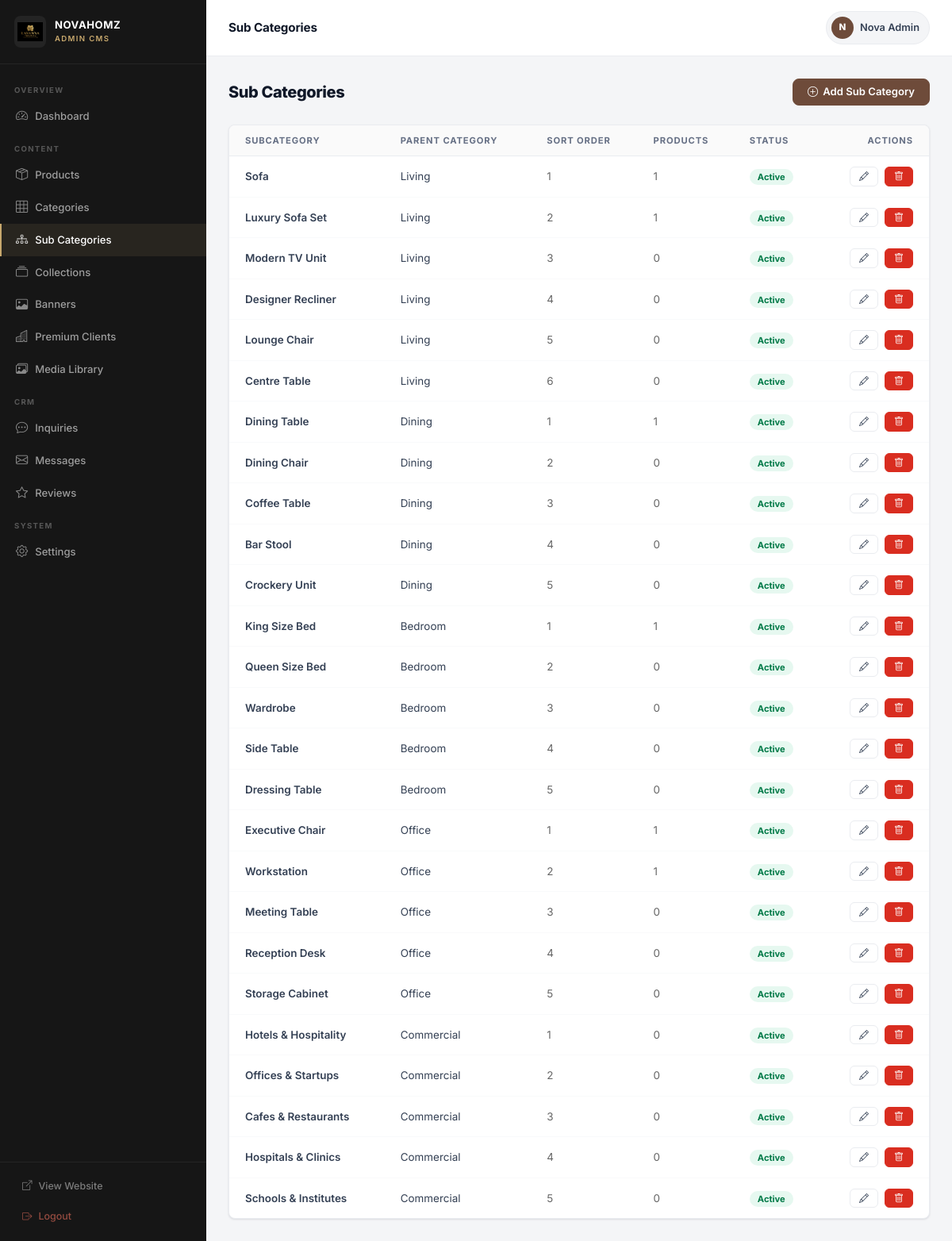
Screenshot of /admin/subcategories/index.php (signed in) with the database file from the repository.
### tables this page shows
CREATE TABLE `subcategories` (
  `id`          INT UNSIGNED NOT NULL AUTO_INCREMENT,
  `category_id` INT UNSIGNED NOT NULL,
  `name`        VARCHAR(100) NOT NULL,
  `slug`        VARCHAR(120) NOT NULL UNIQUE,
  `description` TEXT DEFAULT NULL,
  `sort_order`  INT NOT NULL DEFAULT 0,
  `is_active`   TINYINT(1) NOT NULL DEFAULT 1,
  `created_at`  DATETIME NOT NULL DEFAULT CURRENT_TIMESTAMP,
  PRIMARY KEY (`id`),
  INDEX `idx_slug` (`slug`),
  INDEX `idx_cat` (`category_id`),
  CONSTRAINT `fk_subcat_cat` FOREIGN KEY (`category_id`) REFERENCES `categories`(`id`) ON DELETE CASCADE
);

CREATE TABLE `categories` (
  `id`          INT UNSIGNED NOT NULL AUTO_INCREMENT,
  `name`        VARCHAR(100) NOT NULL,
  `slug`        VARCHAR(120) NOT NULL UNIQUE,
  `description` TEXT DEFAULT NULL,
  `image`       VARCHAR(255) DEFAULT NULL,
  `icon`        VARCHAR(50) DEFAULT NULL,
  `sort_order`  INT NOT NULL DEFAULT 0,
  `is_active`   TINYINT(1) NOT NULL DEFAULT 1,
  `show_in_nav` TINYINT(1) NOT NULL DEFAULT 1,
  `meta_title`  VARCHAR(255) DEFAULT NULL,
  `meta_desc`   TEXT DEFAULT NULL,
  `created_at`  DATETIME NOT NULL DEFAULT CURRENT_TIMESTAMP,
  `updated_at`  DATETIME NOT NULL DEFAULT CURRENT_TIMESTAMP ON UPDATE CURRENT_TIMESTAMP,
  PRIMARY KEY (`id`),
  INDEX `idx_slug` (`slug`),
  INDEX `idx_active` (`is_active`)
);

### admin/subcategories/index.php (the view, shortened to what this page needs)
<?php
$db = getDB();
$subcategories = $db->query(
    "SELECT sc.*, c.name AS category_name,
            (SELECT COUNT(*) FROM products p WHERE p.subcategory_id = sc.id) AS product_count
     FROM subcategories sc
     LEFT JOIN categories c ON c.id = sc.category_id
     ORDER BY c.sort_order ASC, c.name ASC, sc.sort_order ASC, sc.name ASC"
)->fetchAll();
include __DIR__ . '/../layout.php';
?>
<div class="adm-page-header">
  <h1>Sub Categories</h1>
  <a href="?add=1" class="adm-btn adm-btn-primary"><i class="bi bi-plus-circle"></i> Add Sub Category</a>
</div>
<div class="adm-table">
  <table>
    <thead><tr><th>Subcategory</th><th>Parent Category</th><th>Sort Order</th><th>Products</th><th>Status</th><th style="text-align:right;">Actions</th></tr></thead>
    <tbody>
      <?php foreach ($subcategories as $s): ?>
      <tr>
        <td style="font-weight:600;"><?php echo htmlspecialchars($s['name']); ?></td>
        <td><?php echo htmlspecialchars($s['category_name'] ?? ''); ?></td>
        <td style="color:#666;"><?php echo (int)$s['sort_order']; ?></td>
        <td style="color:#666;"><?php echo (int)$s['product_count']; ?></td>
        <td><?php echo $s['is_active'] ? '<span class="badge-active">Active</span>' : '<span class="badge-inactive">Inactive</span>'; ?></td>
        <td style="text-align:right;">
          <div class="d-flex gap-2 justify-content-end">
            <a href="?edit=<?php echo $s['id']; ?>" class="adm-btn adm-btn-secondary adm-btn-sm"><i class="bi bi-pencil"></i></a>
            <a href="?delete=<?php echo $s['id']; ?>" class="adm-btn adm-btn-danger adm-btn-sm" data-confirm="Delete subcategory '<?php echo addslashes($s['name']); ?>'?"><i class="bi bi-trash"></i></a>
          </div>
        </td>
      </tr>
      <?php endforeach; ?>
    </tbody>
  </table>
</div>
<?php include __DIR__ . '/../layout_footer.php'; ?>

### assets/css/admin.css (style rules this page uses)
:root { --lc-primary: #6E4B3A; --lc-primary-d: #4E3428; --lc-accent: #C7A86D; --lc-accent-lt: #E8D5B0; --lc-sidebar-w: 260px; --lc-sidebar-bg:#161616; --lc-sidebar-bd:rgba(255,255,255,.06); --lc-bg: #F4F5F7; --lc-card: #FFFFFF; --lc-border: #EAECF0; --lc-text: #101828; --lc-text-md: #344054; --lc-text-lt: #667085; --lc-success: #12B76A; --lc-danger: #D92D20; --lc-warn: #DC6803; --lc-info: #1570EF; --lc-radius: 8px; --lc-shadow-sm: 0 1px 3px rgba(16,24,40,.08), 0 1px 2px rgba(16,24,40,.04); --lc-shadow-md: 0 4px 16px rgba(16,24,40,.1), 0 2px 8px rgba(16,24,40,.06); --lc-t: .18s ease; }
*, *::before, *::after { box-sizing: border-box; }
body { font-family: 'Inter', 'Segoe UI', system-ui, sans-serif; background: var(--lc-bg); color: var(--lc-text); margin: 0; font-size: 14px; line-height: 1.5; }
a { text-decoration: none; color: inherit; }
.adm-table { background: var(--lc-card); border: 1px solid var(--lc-border); border-radius: var(--lc-radius); box-shadow: var(--lc-shadow-sm); overflow: hidden; }
.adm-table table { width: 100%; border-collapse: collapse; min-width: 500px; }
.adm-table thead th { background: #FAFAFA; padding: 11px 16px; font-size: .7rem; font-weight: 700; text-transform: uppercase; letter-spacing: .08em; color: var(--lc-text-lt); text-align: left; border-bottom: 1px solid var(--lc-border); white-space: nowrap; }
.adm-table thead th:first-child { padding-left: 20px; }
.adm-table thead th:last-child { padding-right: 20px; }
.adm-table tbody td { padding: 13px 16px; font-size: .84rem; color: var(--lc-text-md); border-bottom: 1px solid #F9FAFB; vertical-align: middle; }
.adm-table tbody td:first-child { padding-left: 20px; }
.adm-table tbody td:last-child { padding-right: 20px; }
.adm-table tbody tr:last-child td { border-bottom: none; }
.adm-btn { display: inline-flex; align-items: center; justify-content: center; gap: 6px; padding: 9px 18px; border-radius: var(--lc-radius); font-size: .82rem; font-weight: 600; cursor: pointer; border: 1px solid transparent; transition: all var(--lc-t); white-space: nowrap; text-decoration: none; line-height: 1; }
.adm-btn-primary { background: var(--lc-primary); color: #fff; border-color: var(--lc-primary); }
.adm-btn-danger { background: var(--lc-danger); color: #fff; border-color: var(--lc-danger); }
.adm-btn-secondary { background: #fff; color: var(--lc-text-md); border-color: var(--lc-border); }
.adm-btn-sm { padding: 5px 11px; font-size: .75rem; border-radius: 6px; }
.badge-active { background: rgba(18,183,106,.1); color: #027A48; padding: 3px 10px; border-radius: 20px; font-size: .7rem; font-weight: 700; }
.adm-page-header { display: flex; align-items: center; justify-content: space-between; margin-bottom: 24px; gap: 14px; flex-wrap: wrap; }
.adm-page-header h1 { font-size: 1.25rem; font-weight: 800; margin: 0; color: var(--lc-text); letter-spacing: -.02em; }

### rows the page displays
subcategories: name "Sofa", category.name "Living", sort_order "1", product_count "1", is_active "Active"
subcategories: name "Luxury Sofa Set", category.name "Living", sort_order "2", product_count "1", is_active "Active"
subcategories: name "Modern TV Unit", category.name "Living", sort_order "3", product_count "0", is_active "Active"
subcategories: name "Designer Recliner", category.name "Living", sort_order "4", product_count "0", is_active "Active"
subcategories: name "Lounge Chair", category.name "Living", sort_order "5", product_count "0", is_active "Active"
subcategories: name "Centre Table", category.name "Living", sort_order "6", product_count "0", is_active "Active"
subcategories: name "Dining Table", category.name "Dining", sort_order "1", product_count "1", is_active "Active"
subcategories: name "Dining Chair", category.name "Dining", sort_order "2", product_count "0", is_active "Active"
subcategories: name "Coffee Table", category.name "Dining", sort_order "3", product_count "0", is_active "Active"
subcategories: name "Bar Stool", category.name "Dining", sort_order "4", product_count "0", is_active "Active"
subcategories: name "Crockery Unit", category.name "Dining", sort_order "5", product_count "0", is_active "Active"
subcategories: name "King Size Bed", category.name "Bedroom", sort_order "1", product_count "1", is_active "Active"
subcategories: name "Queen Size Bed", category.name "Bedroom", sort_order "2", product_count "0", is_active "Active"
subcategories: name "Wardrobe", category.name "Bedroom", sort_order "3", product_count "0", is_active "Active"
subcategories: name "Side Table", category.name "Bedroom", sort_order "4", product_count "0", is_active "Active"
subcategories: name "Dressing Table", category.name "Bedroom", sort_order "5", product_count "0", is_active "Active"
subcategories: name "Executive Chair", category.name "Office", sort_order "1", product_count "1", is_active "Active"
subcategories: name "Workstation", category.name "Office", sort_order "2", product_count "1", is_active "Active"
subcategories: name "Meeting Table", category.name "Office", sort_order "3", product_count "0", is_active "Active"
subcategories: name "Reception Desk", category.name "Office", sort_order "4", product_count "0", is_active "Active"
subcategories: name "Storage Cabinet", category.name "Office", sort_order "5", product_count "0", is_active "Active"
subcategories: name "Hotels & Hospitality", category.name "Commercial", sort_order "1", product_count "0", is_active "Active"
subcategories: name "Offices & Startups", category.name "Commercial", sort_order "2", product_count "0", is_active "Active"
subcategories: name "Cafes & Restaurants", category.name "Commercial", sort_order "3", product_count "0", is_active "Active"
subcategories: name "Hospitals & Clinics", category.name "Commercial", sort_order "4", product_count "0", is_active "Active"
subcategories: name "Schools & Institutes", category.name "Commercial", sort_order "5", product_count "0", is_active "Active"

### other values shown
$brandName "NOVAHOMZ"
$a_title "Sub Categories"
substr($admin['name'] ?: 'A', 0, 1) "N"
$admin['name'] ?: 'Admin' "Nova Admin"
